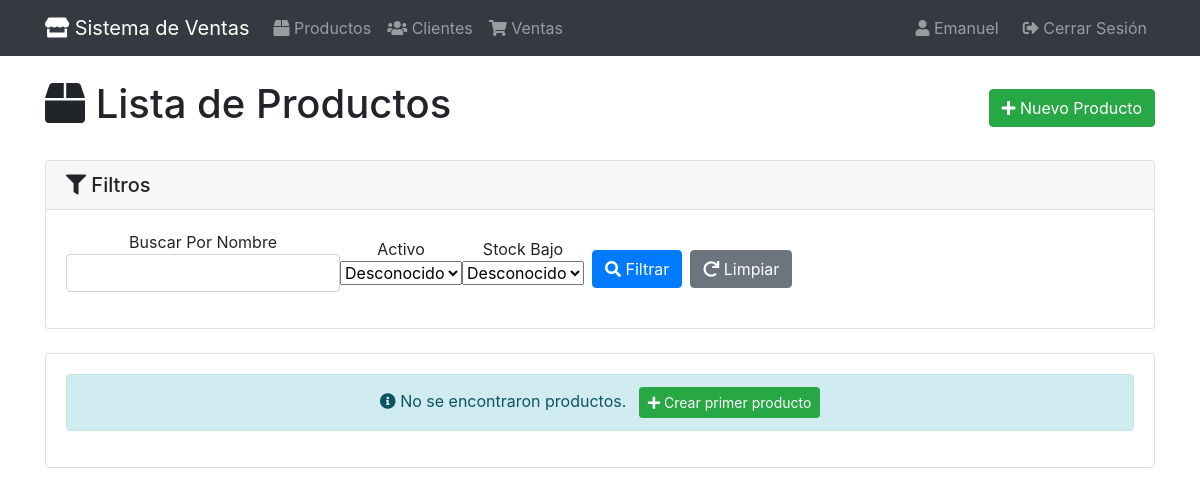
Page /productos/ (signed in) on the earlier database version.
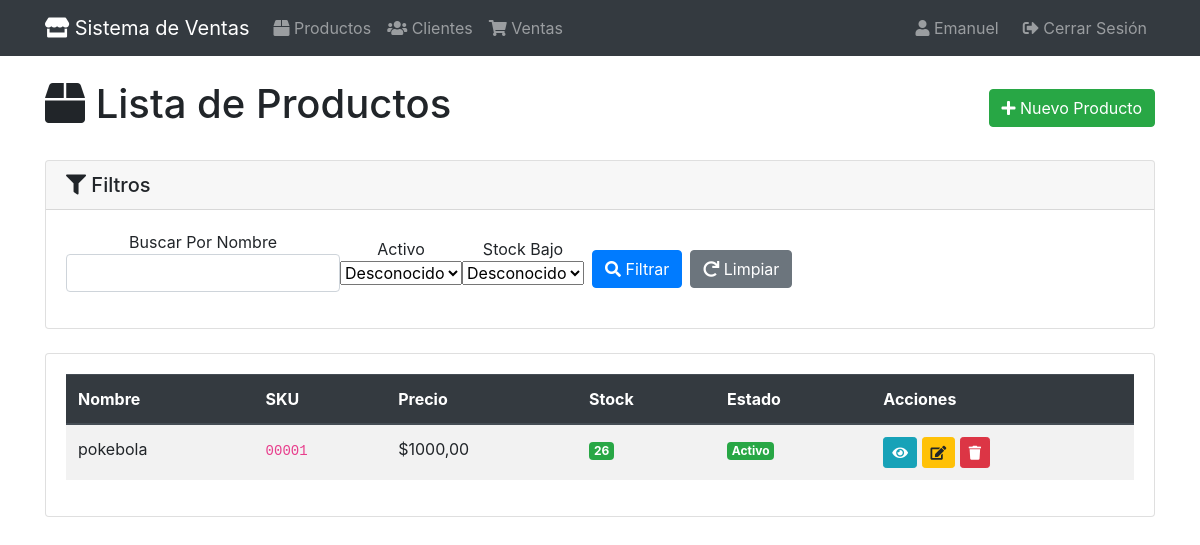
Same page on the later database version.
### apps/productos/models.py (models this page shows, shortened)
class Producto(models.Model):
    nombre = models.CharField(max_length=100, verbose_name="Nombre del Producto")
    descripcion = models.TextField(blank= True, verbose_name="Descripción del Producto")
    precio = models.DecimalField(
        max_digits=10,
        decimal_places=2,
        validators=[MinValueValidator(0)],
        verbose_name="Precio"
    )
    stock = models.IntegerField(
        validators=[MinValueValidator(0)],
        verbose_name="Cantidad en Stock",
        default = 0
    )
    sku = models.CharField(
        max_length=50,
        unique=True,
        verbose_name="SKU"
    )
    activo = models.BooleanField(default=True, verbose_name="Activo")
    creado = models.DateTimeField(auto_now_add = True)
    actualizado= models.DateTimeField(auto_now=True)
    class Meta:
        verbose_name = "Producto"
        verbose_name_plural = "Productos"
        ordering = ['nombre']
    @property
    def stock_bajo(self):
        return self.stock < 10

### apps/productos/views.py (the view)
# urls.py: path("",views.ProductoListView.as_view(), name="lista"),
class ProductoListView(StockGroupRequiredMixin, FilterView):
    model = Producto
    template_name = "productos/producto_list.html"
    context_object_name = "productos"
    filterset_class = ProductoFilter
    paginate_by = 10

### apps/core/mixins.py (called while the page is built)
    def test_func(self):
        if self.group_required is None:
            return True
        if not self.request.user.is_authenticated:
            return False
        if self.request.user.is_superuser or self.request.user.groups.filter(name='administradores').exists():
            return True
        return self.request.user.groups.filter(name=self.group_required).exists()

### apps/productos/templates/productos/producto_list.html (shortened to what this page needs)
{% extends 'base.html' %}
{% load crispy_forms_tags %}
{% block content %}
<div class="d-flex justify-content-between align-items-center mb-4">
    <h1><i class="fas fa-box"></i> Lista de Productos</h1>
    <a href="{% url 'productos:crear' %}" class="btn btn-success">
        <i class="fas fa-plus"></i> Nuevo Producto
    </a>
</div>
<div class="card mb-4">
    <div class="card-header">
        <h5 class="mb-0"><i class="fas fa-filter"></i> Filtros</h5>
    </div>
    <div class="card-body">
        <form method="get" class="form-inline">
            {{ filter.form.nombre|as_crispy_field }}
            {{ filter.form.activo|as_crispy_field }}
            {{ filter.form.stock_bajo|as_crispy_field }}
            <button type="submit" class="btn btn-primary ml-2">
                <i class="fas fa-search"></i> Filtrar
            </button>
            <a href="{% url 'productos:lista' %}" class="btn btn-secondary ml-2">
                <i class="fas fa-redo"></i> Limpiar
            </a>
        </form>
    </div>
</div>
<div class="card">
    <div class="card-body">
        {% if productos %}
            <div class="table-responsive">
                <table class="table table-striped table-hover">
                    <thead class="thead-dark">
                        <tr>
                            <th>Nombre</th>
                            <th>SKU</th>
                            <th>Precio</th>
                            <th>Stock</th>
                            <th>Estado</th>
                            <th>Acciones</th>
                        </tr>
                    </thead>
                    <tbody>
                        {% for producto in productos %}
                        <tr>
                            <td>{{ producto.nombre }}</td>
                            <td><code>{{ producto.sku }}</code></td>
                            <td>${{ producto.precio }}</td>
                            <td>
                                <span class="badge {% if producto.stock_bajo %}badge-warning{% else %}badge-success{% endif %}">
                                    {{ producto.stock }}
                                </span>
                            </td>
                            <td>
                                {% if producto.activo %}
                                    <span class="badge badge-success">Activo</span>
                                {% else %}
                                    <span class="badge badge-secondary">Inactivo</span>
                                {% endif %}
                            </td>
                            <td>
                                <a href="{% url 'productos:detalle' producto.pk %}" class="btn btn-sm btn-info" title="Ver">
                                    <i class="fas fa-eye"></i>
                                </a>
                                <a href="{% url 'productos:editar' producto.pk %}" class="btn btn-sm btn-warning" title="Editar">
                                    <i class="fas fa-edit"></i>
                                </a>
                                <a href="{% url 'productos:eliminar' producto.pk %}" class="btn btn-sm btn-danger" title="Eliminar">
                                    <i class="fas fa-trash"></i>
                                </a>
                            </td>
                        </tr>
                        {% endfor %}
                    </tbody>
                </table>
            </div>
        {% else %}
            <div class="alert alert-info text-center">
                <i class="fas fa-info-circle"></i> No se encontraron productos.
                <a href="{% url 'productos:crear' %}" class="btn btn-success btn-sm ml-2">
                    <i class="fas fa-plus"></i> Crear primer producto
                </a>
            </div>
        {% endif %}
    </div>
</div>
{% endblock %}

Differences in the rows shown:
added Producto: nombre "pokebola", sku "00001", precio "1000,00", stock "26", activo "Activo"
Other differences:
text no longer shown: "No se encontraron productos. Crear primer producto"
text now shown: "Nombre SKU Precio Stock Estado Acciones"
